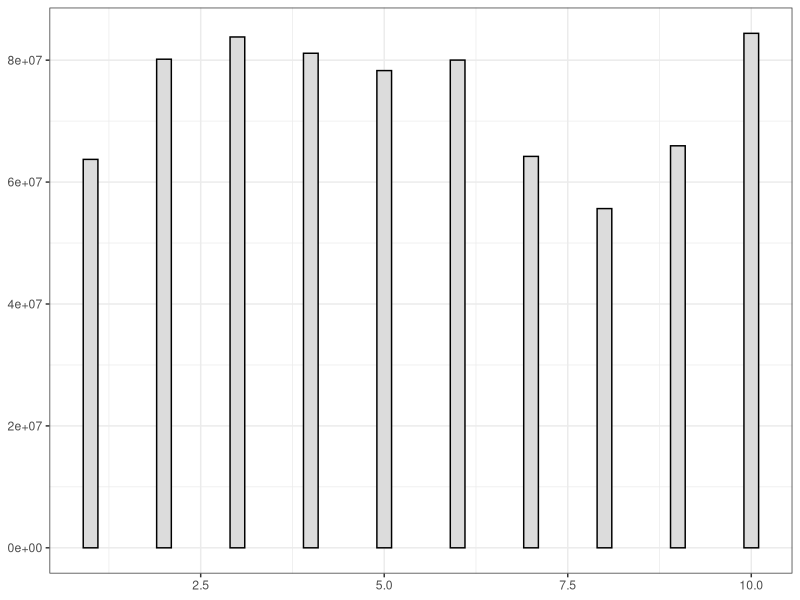
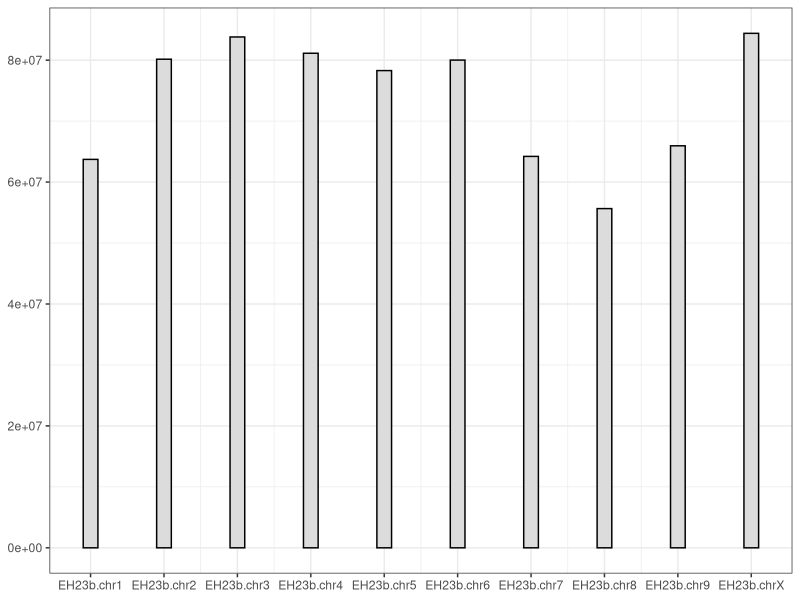
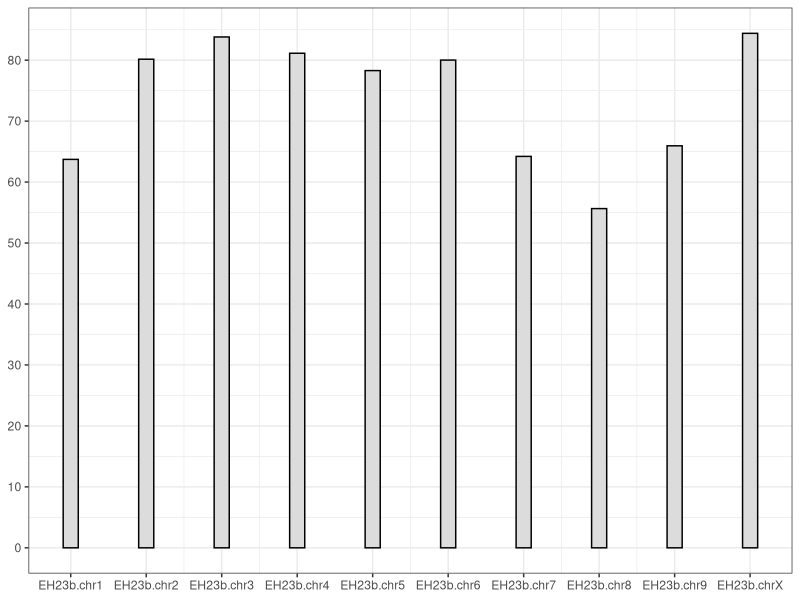
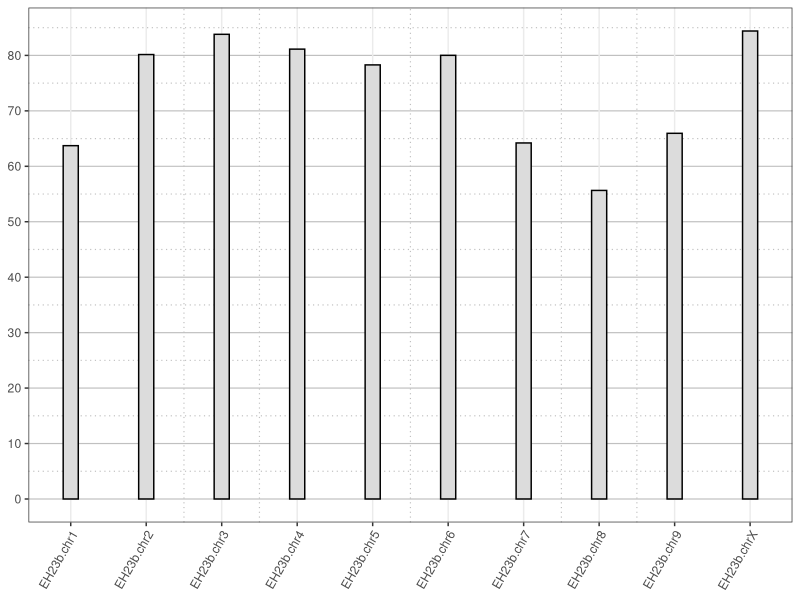
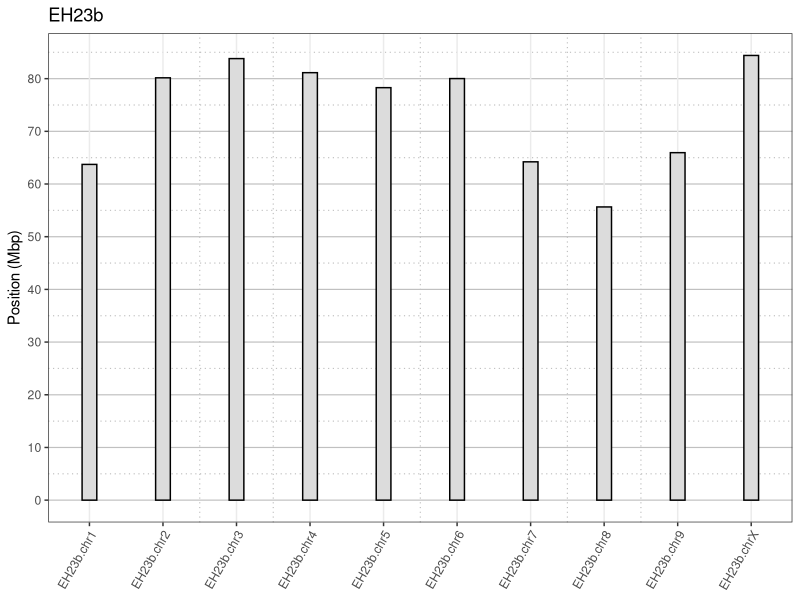
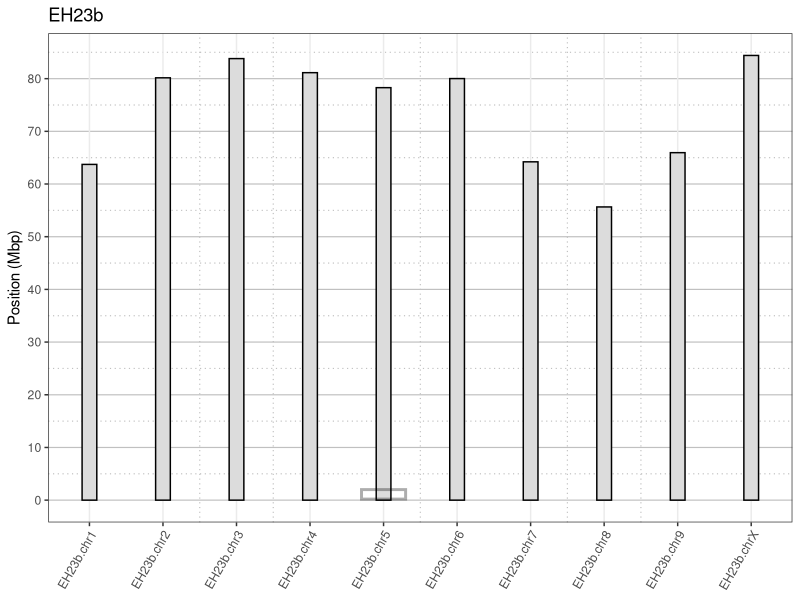
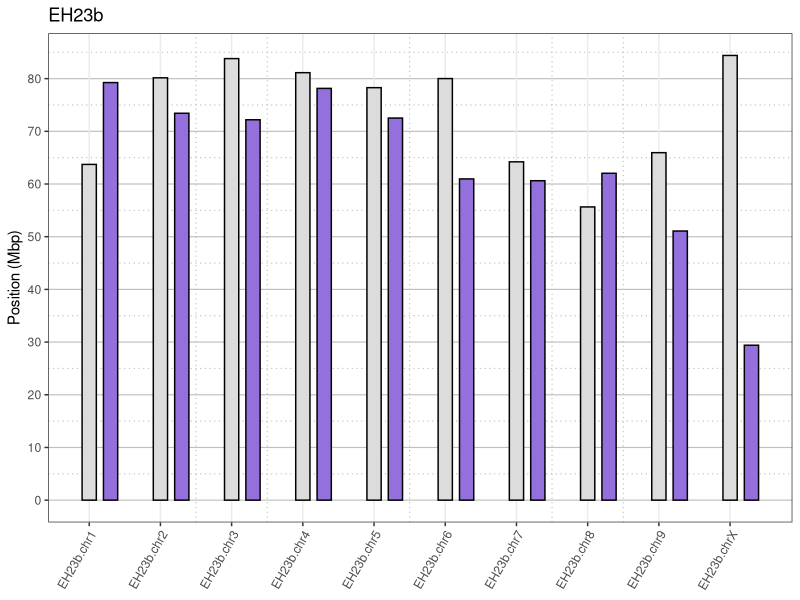
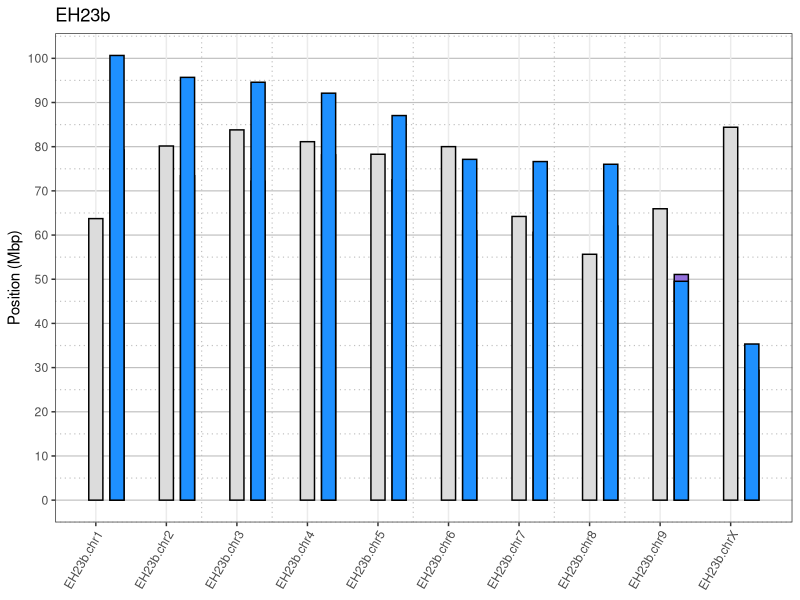

These figures' R source, in order:
## ---- chunk 1
knitr::opts_chunk$set(echo = TRUE)
knitr::opts_chunk$set(fig.align = "center")
## ---- chunk 2
nucs <- read.csv("EH23b.softmasked_nuccomp.csv")
# Subset to a reasonable number of sequences.
nucs <- nucs[1:10, ]

nucs[1:3, ]
nucs$chrom_num <- sub(".+chr", "", nucs$Id)
nucs$chrom_num[nucs$chrom_num == "X"] <- 10
nucs$chrom_num <- as.numeric(nucs$chrom_num)
nucs[1:3, ]
## ---- chunk 3
library(ggplot2)

chrom_wid <- 0.1

#p <- ggplot( data = nucs, mapping = aes( x = chrom_num, y = Length ))
p <- ggplot( )
p <- p + theme_bw()
p <- p + geom_rect( 
  data = nucs, 
  aes( xmin = chrom_num - chrom_wid,
       xmax = chrom_num + chrom_wid,
       ymin = 1, ymax = Length),
  fill = "#DCDCDC",
  color = "#000000"
)

p

## ---- chunk 4
# Theme
p <- p + scale_x_continuous( 
  breaks = nucs$chrom_num,
  labels = nucs$Id
)
p

p <- p + scale_y_continuous(
  breaks = seq( 0, 120e6, by = 10e6), 
  labels = seq( 0, 120, by = 10)
)
p

p <- p + ggplot2::theme( 
    panel.grid.minor.x = ggplot2::element_line( linewidth = 0.4, color = "#C0C0C0", linetype = 3 ),
    axis.text.x = element_text(angle = 60, hjust = 1),
    axis.title.x=element_blank(),
    panel.grid.major.y = ggplot2::element_line( linewidth = 0.4, color = "#C0C0C0", linetype = 1 ),
    panel.grid.minor.y = ggplot2::element_line( linewidth = 0.4, color = "#C0C0C0", linetype = 3 )
  )
p

p <- p + ggplot2::ylab("Position (Mbp)")
p <- p + ggtitle( "EH23b" )

p
## ---- chunk 5

my_df <- data.frame( my_xmin = 4.7, my_xmax = 5.3, my_ymin = 2e5, my_ymax = 2e6)

#p <- 
p + geom_rect( 
  data = my_df, 
  aes( xmin = my_xmin,
       xmax = my_xmax,
       ymin = my_ymin, ymax = my_ymax),
  fill = NA,
#  fill = "#DCDCDC",
  color = "#00000052",
  linewidth = 1
#  color = NA
)

## ---- chunk 6
PKnucs <- read.csv("GCA_000230575.5_ASM23057v5_genomic_nuccomp.csv")
nrow(PKnucs)
PKnucs <- PKnucs[1:10, ]
nrow(PKnucs)
PKnucs$chrom_num <- 1:10

## ---- chunk 7
my_offset <- 0.3
p <- p + geom_rect( data = PKnucs, 
               mapping = aes(
                 xmin = chrom_num - chrom_wid + my_offset,
                 xmax = chrom_num + chrom_wid + my_offset,
                 ymin = 1, ymax = Length),
#  fill = "#1E90FF",
  fill = "#9370DB",
  color = "#000000"
)
p
## ---- chunk 8
Fnucs <- read.csv("GCA_003417725.2_ASM341772v2_genomic_nuccomp.csv")
nrow(Fnucs)
Fnucs <- Fnucs[1:10, ]
nrow(Fnucs)
Fnucs$chrom_num <- 1:10
Fnucs[ , c(1:2, 25)]
## ---- chunk 9
#my_offset <- 0.5
#p <- 
p + geom_rect( data = Fnucs, 
               mapping = aes(
                 xmin = chrom_num - chrom_wid + my_offset,
                 xmax = chrom_num + chrom_wid + my_offset,
                 ymin = 1, ymax = Length),
  fill = "#1E90FF",
#  fill = "#9370DB",
  color = "#000000"
)
#p
## ---- chunk 10
my_offset2 <- 0.5
p <- p + geom_rect( data = Fnucs, 
               mapping = aes(
                 xmin = chrom_num - chrom_wid + my_offset2,
                 xmax = chrom_num + chrom_wid + my_offset2,
                 ymin = 1, ymax = Length),
  fill = "#1E90FF",
#  fill = "#9370DB",
  color = "#000000"
)
p
